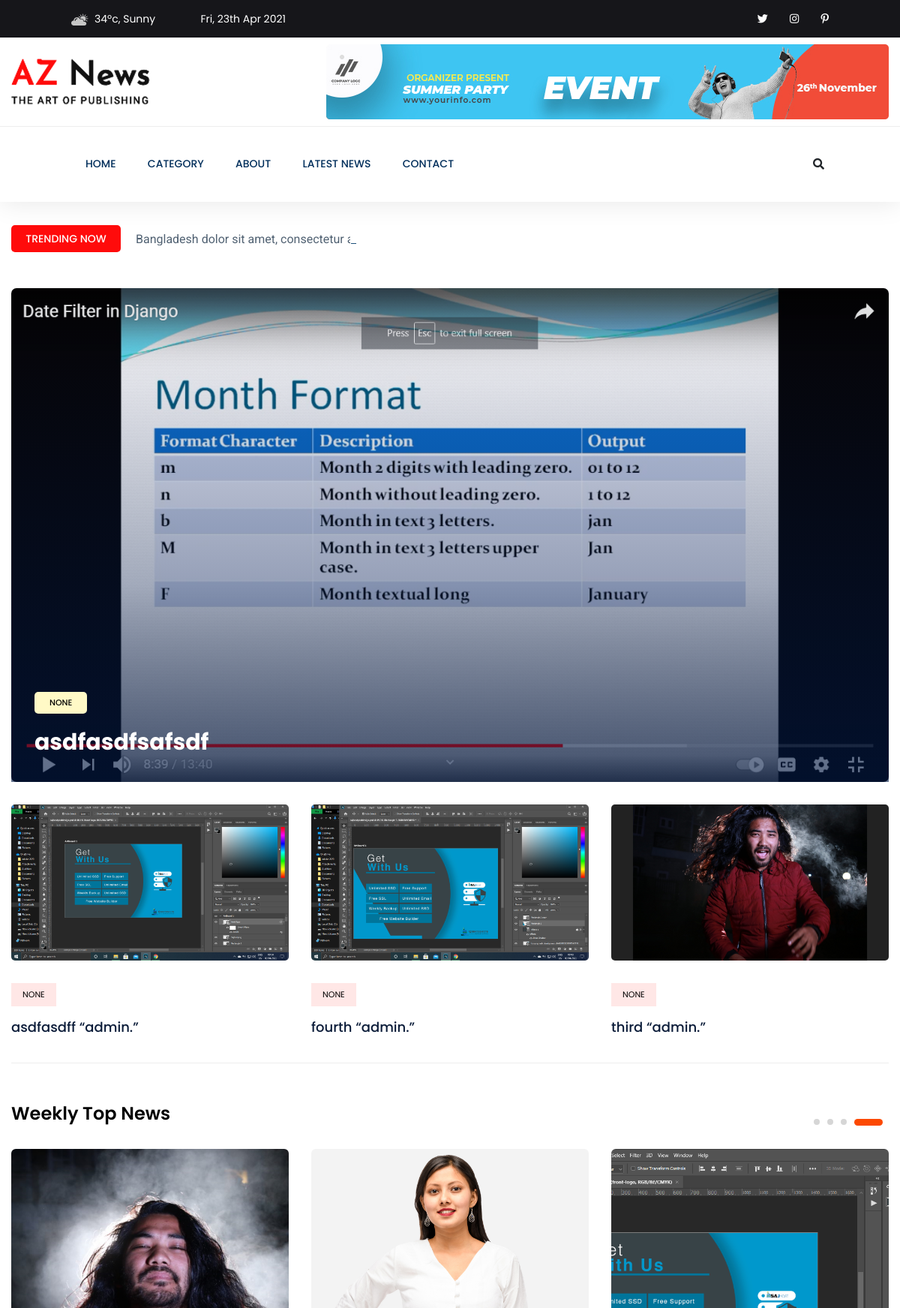
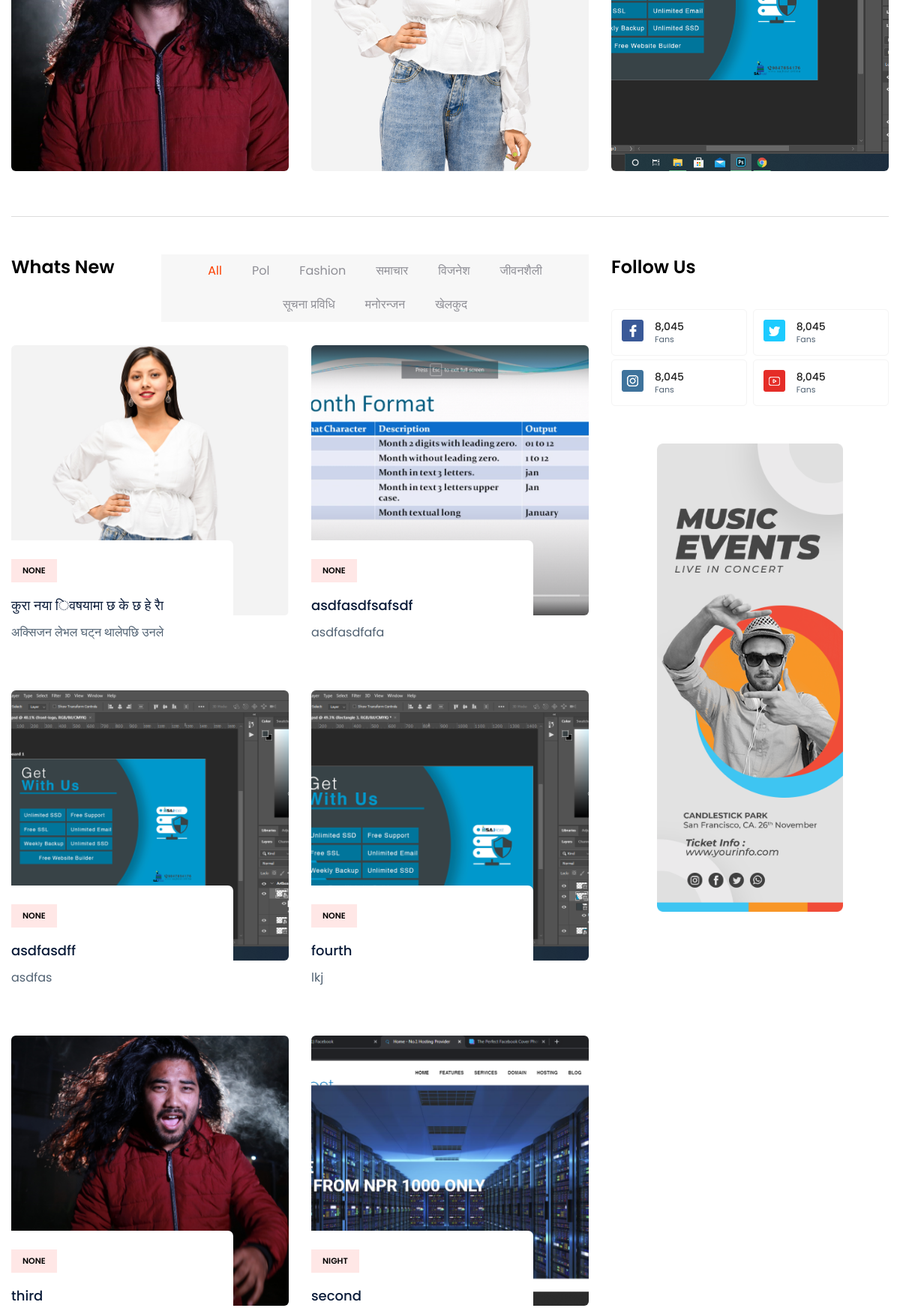
The page / (upper part) on the database its author committed (2 pictures, top to bottom).
### home/models.py (models this page shows, shortened)
class News(models.Model):
    title = models.CharField(max_length=255)
    feature_image = models.ImageField(upload_to="news_feature_image")
    description = models.TextField()
    views = models.IntegerField(default=0)
    address = models.CharField(max_length=155, blank=True, null=True)
    category = models.ForeignKey(Category, related_name="news", on_delete=models.CASCADE)
    tag = models.ForeignKey(Tag, blank=True, null=True, on_delete=models.SET_NULL)
    author = models.CharField(max_length=120, default="admin")
    created_at = models.DateTimeField(auto_now_add=True)
    updated_at = models.DateTimeField(auto_now_add = True)
    is_published = models.BooleanField(default=True)
    is_trending = models.BooleanField(default=False)
    class Meta:
        ordering = ('-created_at',)
    def get_absolute_url(self):
        return reverse('blog-single', args=[self.id])

class Category(models.Model):
    title = models.CharField(max_length=255)
    slug = models.SlugField(max_length=255, unique=True)
    class Meta:
        verbose_name_plural = 'categories'

class Tag(models.Model):
    title = models.CharField(max_length=120)
    slug= models.SlugField(max_length=120)
    def __str__(self):
        return self.title

### home/views.py (the view)
# urls.py: 2. Add a URL to urlpatterns:  path('', views.home, name='home')
def home(request):
    news = News.objects.all()
    trendings = News.objects.filter(is_trending=True)
    categories = Category.objects.all()
    topviews = News.objects.all().exclude(views__lt=4)
    context = {
        'news': news,
        'trendings': trendings,
        'categories': categories,
        'topviews': topviews,
    }
    return render(request, 'index.html', context)

### templates/index.html (shortened to what this page needs)
{% extends 'base.html' %}
{% load static %}
{% block content %}
    <main>
    <div class="trending-area fix">
        <div class="container">
            <div class="trending-main">
                <div class="row">
                    <div class="col-lg-12">
                        <div class="trending-tittle">
                            <strong>Trending now</strong>
                            <div class="trending-animated">
                                <ul id="js-news" class="js-hidden">
                                    <li class="news-item">Bangladesh dolor sit amet, consectetur adipisicing elit.</li>
                                </ul>
                            </div>
                        </div>
                    </div>
                </div>
                <div class="row">
                    <div class="col-lg-12">
                        {% for item in trendings %}
                        {% if forloop.first %}
                        <div class="trending-top mb-30">
                            <div class="trend-top-img">
                                <img src="{{ item.feature_image.url }}" alt="">
                                <div class="trend-top-cap">
                                    <span>{{ item.tag }}</span>
                                    <h2><a href="{{ item.get_absolute_url }}">
                                    {{ item.title }}
                                    </a></h2>
                                </div>
                            </div>
                        </div>
                        {% endif %}
                        {% endfor %}
                        <div class="trending-bottom">
                            <div class="row">
                            {% for item in trendings %}
                            {% if forloop.first %}
                            {% elif forloop.counter <= 4 %}
                                <div class="col-lg-4">
                                <div class="single-bottom mb-35">
                                    <div class="trend-bottom-img mb-30">
                                        <img src="{{ item.feature_image.url }}" alt="">
                                    </div>
                                    <div class="trend-bottom-cap">
                                        <span class="color1">{{ item.tag }}</span>
                                        <h4><a href="{{ item.get_absolute_url }}">
                                        {{ item.title }} “{{item.author }}.”</a></h4>
                                    </div>
                                </div>
                                </div>
                            {% endif  %}
                            {% endfor %}
                            </div>
                        </div>
                    </div>
                </div>
            </div>
        </div>
    </div>
    <div class="weekly-news-area pt-50">
        <div class="container">
           <div class="weekly-wrapper">
                <div class="row">
                    <div class="col-lg-12">
                        <div class="section-tittle mb-30">
                            <h3>Weekly Top News</h3>
                        </div>
                    </div>
                </div>
                <div class="row">
                    <div class="col-12">
                        <div class="weekly-news-active dot-style d-flex dot-style">
                        {% for item in news %}
                        {% if item.views >= 5 %}
                            <div class="weekly-single">
                                <div class="weekly-img">
                                    <img src="{{ item.feature_image.url }}" alt="">
                                </div>
                            </div>
                        {% endif %}
                        {% endfor %}
                        </div>
                    </div>
                </div>
           </div>
        </div>
    </div>
    <section class="whats-news-area pt-50 pb-20">
        <div class="container">
            <div class="row">
            <div class="col-lg-8">
                <div class="row d-flex justify-content-between">
                    <div class="col-lg-3 col-md-3">
                        <div class="section-tittle mb-30">
                            <h3>Whats New</h3>
                        </div>
                    </div>
                    <div class="col-lg-9 col-md-9">
                        <div class="properties__button">
                            <nav>
                                <div class="nav nav-tabs" id="nav-tab" role="tablist">
                                    <a class="nav-item nav-link active" id="nav-home-tab" data-toggle="tab" href="#nav-home" role="tab" aria-controls="nav-home" aria-selected="true">All</a>
                                    {% for category in categories %}
                                    <a class="nav-item nav-link" id="{{ category.slug }}-tab" data-toggle="tab" href="#{{ category.slug }}" role="tab" aria-controls="nav-{{ category.slug }}" aria-selected="false">{{ category.title | title}}</a>
                                    {% endfor %}
                                </div>
                            </nav>
                        </div>
                    </div>
                </div>
                <div class="row">
                    <div class="col-12">
                        <div class="tab-content" id="nav-tabContent">
                             <div class="tab-pane fade show active" id="nav-home" role="tabpanel" aria-labelledby="nav-home-tab">
                                <div class="whats-news-caption">
                                    <div class="row">
                                    {% for item in news %}
                                        <div class="col-lg-6 col-md-6">
                                            <div class="single-what-news mb-100">
                                                <div class="what-img">
                                                    <img src="{{ item.feature_image.url }}" alt="">
                                                </div>
                                                <div class="what-cap">
                                                    <span class="color1">{{ item.tag}} </span>
                                                    <h4><a href="{{ item.get_absolute_url }}">
                                                    {{ item.title}}
                                                    </a></h4>
                                                    <p> {{ item.description|slice:":30"}} </p>
                                                </div>
                                            </div>
                                        </div>
                                    {% endfor %}
                                    </div>
                                </div>
                            </div>
                        </div>
                    </div>
                </div>
            </div>
            <div class="col-lg-4">
                <div class="section-tittle mb-40">
                    <h3>Follow Us</h3>
                </div>
                <div class="single-follow mb-45">
                    <div class="single-box">
                        <div class="follow-us d-flex align-items-center">
                            <div class="follow-social">
                                <a href="www.facebook.com"><img src="{% static 'assets/img/news/icon-fb.png' %}" alt=""></a>
                            </div>
                            <div class="follow-count">
                                <span>8,045</span>
                                <p>Fans</p>
                            </div>
                        </div>
                        <div class="follow-us d-flex align-items-center">
                            <div class="follow-social">
                                <a href="#"><img src="{% static 'assets/img/news/icon-tw.png' %}" alt=""></a>
                            </div>
                            <div class="follow-count">
                                <span>8,045</span>
                                <p>Fans</p>
                            </div>
                        </div>
                            <div class="follow-us d-flex align-items-center">
                            <div class="follow-social">
                                <a href="www.instagram.com"><img src="{% static 'assets/img/news/icon-ins.png' %}" alt=""></a>
                            </div>
                            <div class="follow-count">
                                <span>8,045</span>
                                <p>Fans</p>
                            </div>
                        </div>
                        <div class="follow-us d-flex align-items-center">
                            <div class="follow-social">
                                <a href="www.youtube.com"><img src="{% static 'assets/img/news/icon-yo.png' %}" alt=""></a>
                            </div>
                            <div class="follow-count">
                                <span>8,045</span>
                                <p>Fans</p>
                            </div>
                        </div>
                    </div>
                </div>
                <div class="news-poster d-none d-lg-block">
                    <img src="{% static 'assets/img/news/news_card.jpg' %}" alt="">
                </div>
            </div>
            </div>
        </div>
    </section>
    </main>
   {% endblock %}

### rows shown on the page
News: feature_image (picture), tag "NONE", title "asdfasdfsafsdf", description "asdfasdfafa"
News: feature_image (picture), tag "NONE", title "asdfasdff", author "admin", description "asdfas"
News: feature_image (picture), tag "NONE", title "fourth", author "admin", description "lkj"
News: feature_image (picture), tag "NONE", title "third", author "admin"
News: feature_image (picture), tag "NONE", title "कुरा नया िवषयामा छ के छ हे राै", description "अक्सिजन लेभल घट्न थालेपछि उनले"
News: feature_image (picture)
Category: title "Pol"
Category: title "Fashion"
Category: title "समाचार"
Category: title "विजनेश"
Category: title "जीवनशैली"
Category: title "सूचना प्रविधि"
Category: title "मनोरन्जन"
Category: title "खेलकुद"
News: feature_image (picture), tag "NIGHT", title "second"
